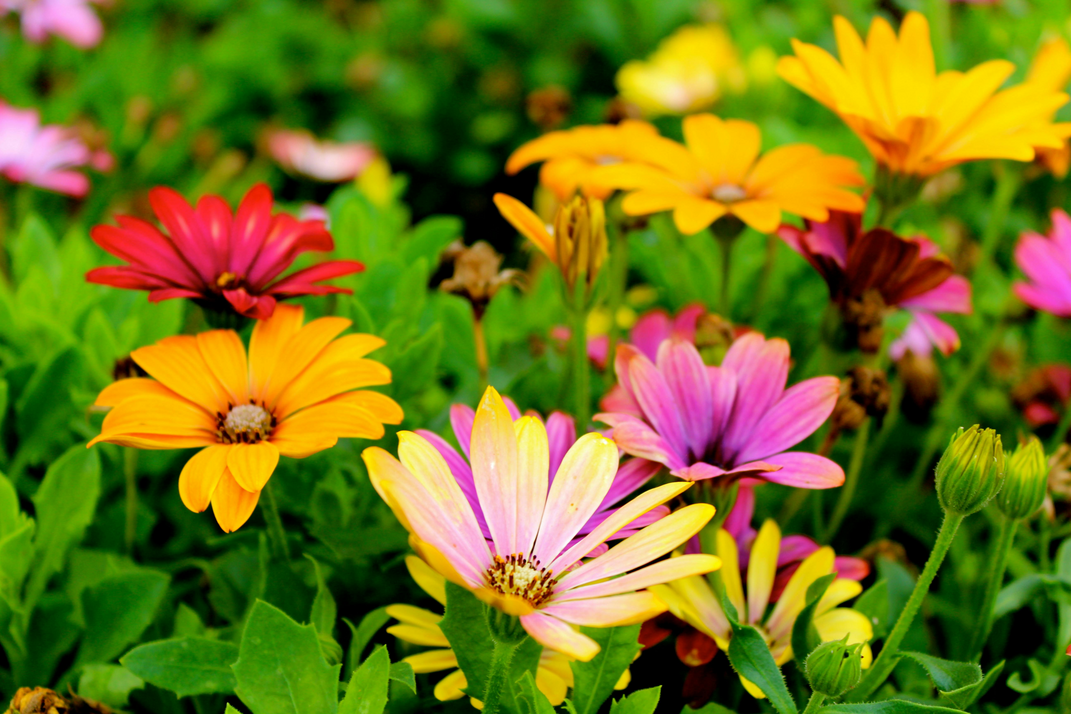
#> input picture PracticeCodes_CV/image.png, 1071 x 714 px, found by its file name
$ python code_10.py
#> lines starting #> are read from the running program, lines starting #| are printed output that depends on the picture; after the words box and inside, x2 and y2 are one past the last pixel; in counts of white or black regions, pixels touching at a corner belong together
import cv2

img = cv2.imread(r"C:\Users\HP\OneDrive\Desktop\PracticeCodes_CV\image.png", 0)
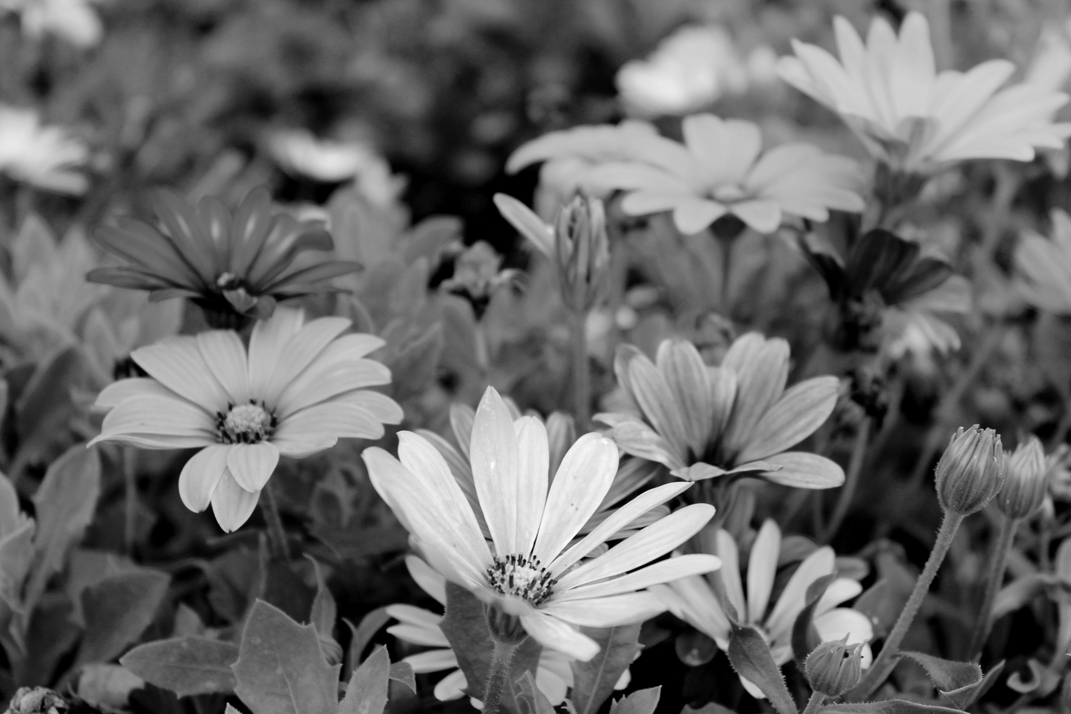
#> img: shape (714, 1071); min 0, max 254, mean 105.5

edges = cv2.Canny(img, 100, 200)
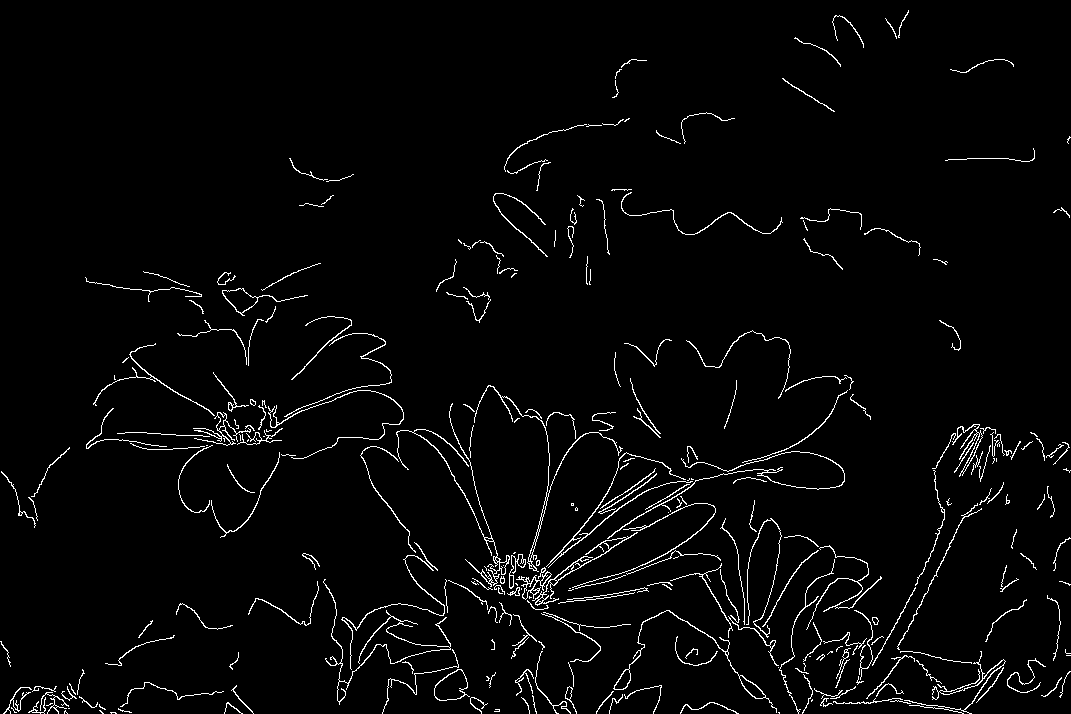
#> edges: shape (714, 1071); 2.8% white in thin lines or dots

cv2.imshow("Edges", edges)
cv2.waitKey(0)
cv2.destroyAllWindows()

$ run again, with PracticeCodes_CV/face.png copied over PracticeCodes_CV/image.png
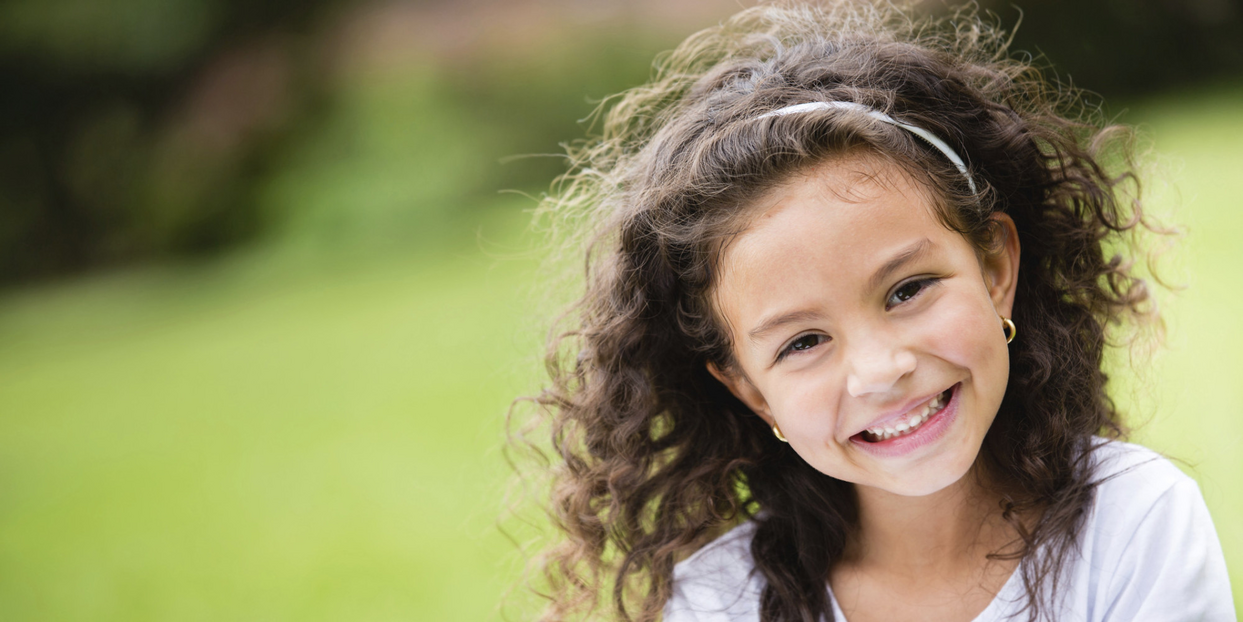
#> input picture PracticeCodes_CV/face.png, 1243 x 622 px, found by its file name
#> `img = cv2.imread(r"C:\Users\HP\OneDrive\Desktop\PracticeCodes_CV\image..`:
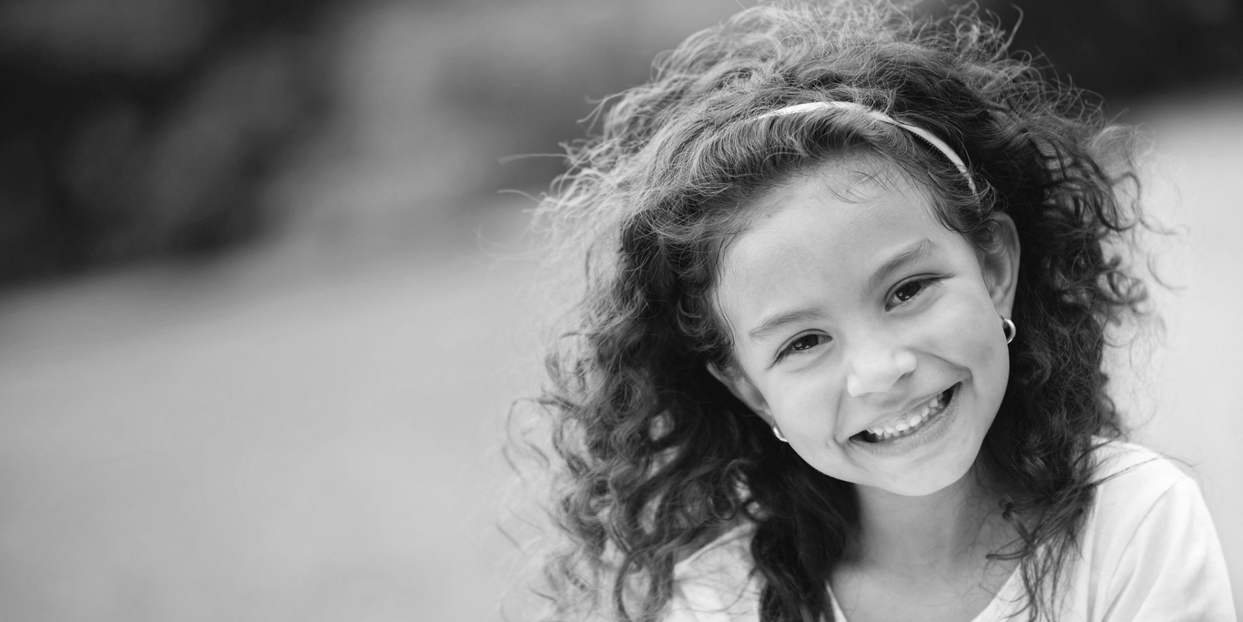
#> img: shape (622, 1243); min 8, max 254, mean 132.4
#> `edges = cv2.Canny(img, 100, 200)`:
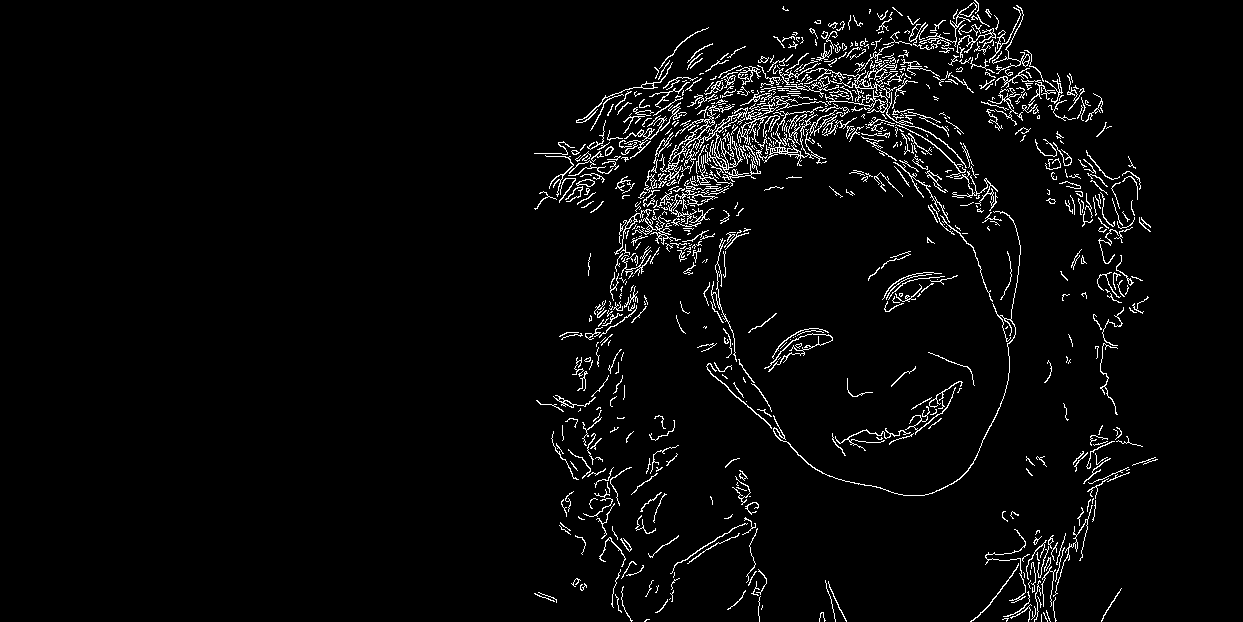
#> edges: shape (622, 1243); 3.6% white in thin lines or dots, all inside (x1, y1, x2, y2) = (534, 0, 1158, 622)
